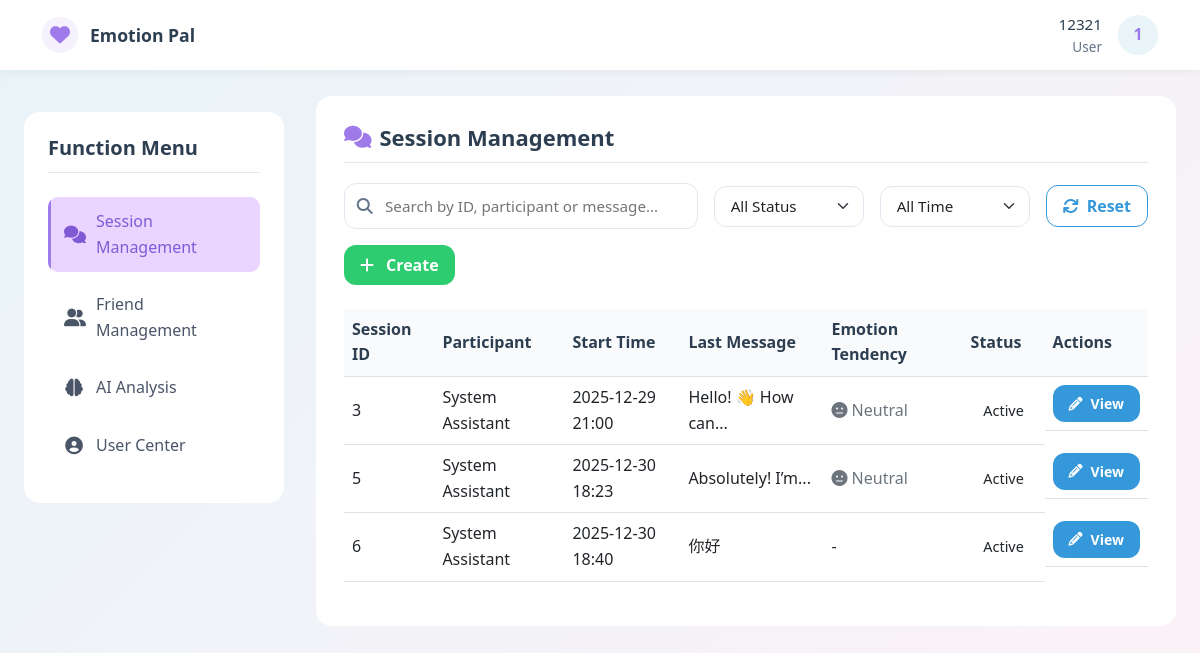
/session_management (signed in), run on the app's committed database.
### models.py (models this page shows, shortened)
class ChatSession(db.Model):
    __tablename__ = 'chat_sessions'
    id = db.Column(db.Integer, primary_key=True, autoincrement=True)
    user_id = db.Column(db.Integer, db.ForeignKey('users.id'), nullable=False, comment='发起会话的用户ID| User ID initiating the session')
    agent_id = db.Column(db.Integer, db.ForeignKey('users.id'), nullable=True, comment='处理会话的客服ID| Agent ID handling the session')
    service_id = db.Column(db.Integer, db.ForeignKey('services.id'), nullable=True, comment='关联服务ID| Associated service ID')
    appointment_id = db.Column(db.Integer, db.ForeignKey('appointments.id'), nullable=True, comment='关联预约ID| Associated appointment ID')
    start_time = db.Column(db.DateTime, default=lambda: datetime.now(UTC), comment='会话开始时间| Session start time')
    end_time = db.Column(db.DateTime, nullable=True, comment='会话结束时间| Session end time')
    status = db.Column(db.String(20), default='active', comment='状态：active/closed/timeout| Status: active/closed/timeout')
    last_message_time = db.Column(db.DateTime, nullable=True, comment='最后消息时间| Last message time')
    initiator = db.relationship('User', foreign_keys=[user_id], back_populates='initiated_chat_sessions')
    handler = db.relationship('User', foreign_keys=[agent_id], back_populates='handled_chat_sessions')
    service = db.relationship('Service', back_populates='chat_sessions', lazy=True)
    appointment = db.relationship('Appointment', back_populates='chat_session', lazy=True)
    messages = db.relationship('Message', backref='chat_session', lazy=True, cascade='all, delete-orphan')
    def __repr__(self) -> str:
        return f"<ChatSession(id={self.id}, user_id={self.user_id}, status='{self.status}')>"

class Message(db.Model):
    __tablename__ = 'messages'  # 复数表名| Plural table name
    id = db.Column(db.Integer, primary_key=True, autoincrement=True)
    session_id = db.Column(db.Integer, db.ForeignKey('chat_sessions.id'), nullable=False, comment='会话ID| Session ID')
    sender_id = db.Column(db.Integer, db.ForeignKey('users.id'), nullable=False, comment='发送者ID| Sender ID')
    receiver_id = db.Column(db.Integer, db.ForeignKey('users.id'), nullable=True, comment='接收者ID| Receiver ID')
    text = db.Column(db.Text, nullable=False, comment='消息内容| Message content')
    timestamp = db.Column(db.DateTime, default=lambda: datetime.now(UTC), comment='发送时间| Sending time')
    sentiment = db.Column(db.Float, nullable=True, comment='情感分析得分（-1~1）| Sentiment analysis score (-1~1)')
    message_type = db.Column(db.String(10), default='text', comment='消息类型：text/image/file| Message type: text/image/file')
    is_read = db.Column(db.Boolean, default=False, comment='是否已读| Whether read')
    file_url = db.Column(db.String(255), nullable=True, comment='文件/图片URL（非文本消息）| File/image URL (non-text messages)')
    sender = db.relationship('User', foreign_keys=[sender_id], backref='sent_messages', lazy=True)
    receiver = db.relationship('User', foreign_keys=[receiver_id], backref='received_messages', lazy=True)

### routes.py (the view, shortened to what this page needs)
    @app.route('/session_management')
    def session_management():
        if 'user_id' not in session:
            return redirect(url_for('login'))
        role = session['role']
        user_id = session['user_id']
        if role == 'user':
            my_sessions = ChatSession.query.filter(
                db.or_(db.and_(ChatSession.user_id == user_id), db.and_(ChatSession.agent_id == user_id))).all()
            pending_sessions = []
            agents = []
        for sess in my_sessions + pending_sessions:
            last_msg = Message.query.filter_by(session_id=sess.id).order_by(Message.timestamp.desc()).first()
            sess.last_message = last_msg
            first_msg = Message.query.filter_by(session_id=sess.id).order_by(Message.timestamp).first()
            sess.first_message = first_msg
            all_msgs = Message.query.filter_by(session_id=sess.id).all()
            if all_msgs:
                sentiment_sum = sum(msg.sentiment for msg in all_msgs)
                sess.average_sentiment = sentiment_sum / len(all_msgs)
            else:
                sess.average_sentiment = 0
        friend_relations = FriendRelation.query.filter(
            db.or_(
                FriendRelation.user_id == user_id,
                FriendRelation.friend_id == user_id,
                FriendRelation.status == 'accepted'
            )
        ).all()
        relation_dicts = []
        for rel in friend_relations:
            rel_dict = {
                'id': rel.id,
                'user_id': rel.user_id,
                'friend_id': rel.friend_id,
                'status': rel.status,
                'user_name': rel.user.username,
                'friend_name': rel.friend.username
            }
            rel_dict['friend_id_target'] = rel.friend_id if rel.user_id == user_id else rel.user_id
            relation_dicts.append(rel_dict)
        print(pending_sessions)
        print(my_sessions)
        print(agents)
        print(relation_dicts)
        print(friend_relations)
        return render_template(
            'session_management.html',
            my_sessions=my_sessions,
            pending_sessions=pending_sessions,
            agents=agents,
            friends=friend_relations,  # 将关系列表转换为JSON字符串 / Convert relationship list to JSON string
        )

### models.py (called while the page is built)
    def __repr__(self):
        return f"<FriendRelation(id={self.id}, user_id={self.user_id}, friend_id={self.friend_id}, status='{self.status}')>"

### templates/session_management.html (shortened to what this page needs)
<!DOCTYPE html>
<html lang="en">
<head>
    <link href="https://cdn.jsdelivr.net/npm/bootstrap@5.3.0/dist/css/bootstrap.min.css" rel="stylesheet">
    <link rel="stylesheet" href="https://cdnjs.cloudflare.com/ajax/libs/font-awesome/6.4.0/css/all.min.css">
</head>
<body>
<nav class="main-nav" id="mainNav">
    <div class="container nav-container">
        <a href="/session_management" class="brand" aria-label="Emotion Pal Dashboard">
            <div class="brand-icon">
                <i class="fa fa-heart" aria-hidden="true"></i>
            </div>
            <span class="brand-name">Emotion Pal</span>
        </a>
        <div class="user-section">
            <div class="user-info">
                <div class="username" aria-label="Username">{{ session.username }}</div>
                <div class="user-role" aria-label="User role">{{ session.role | capitalize }}</div>
            </div>
            <div class="avatar-dropdown" id="avatarDropdown" aria-haspopup="true" aria-expanded="false">
                <div class="user-avatar" title="Click to open menu" tabindex="0" role="button" aria-label="User menu">
                </div>
            </div>
        </div>
    </div>
</nav>
<div class="main-container">
    <aside class="sidebar" aria-label="Function menu">
        <h3 class="sidebar-title">Function Menu</h3>
        <ul class="sidebar-menu">
            <li class="sidebar-menu-item">
                <a href="/session_management" class="sidebar-menu-link active" aria-current="page"
                   aria-label="Session management" tabindex="0">
                    <i class="fa fa-comments" aria-hidden="true"></i>
                    <span>Session Management</span>
                </a>
            </li>
            <li class="sidebar-menu-item">
                <a href="/friends_management" class="sidebar-menu-link" aria-label="Friends management" tabindex="0">
                    <i class="fa fa-user-friends" aria-hidden="true"></i>
                    <span>Friend Management</span>
                </a>
            </li>
            <li class="sidebar-menu-item">
                <a href="/ai_analysis" class="sidebar-menu-link" aria-label="AI analysis" tabindex="0">
                    <i class="fa fa-brain" aria-hidden="true"></i>
                    <span>AI Analysis</span>
                </a>
            </li>
            <li class="sidebar-menu-item">
                <a href="/user_center" class="sidebar-menu-link" aria-label="User center" tabindex="0">
                    <i class="fa fa-user-circle" aria-hidden="true"></i>
                    <span>User Center</span>
                </a>
            </li>
        </ul>
    </aside>
    <div class="content-area">
        <div class="section-card">
            <h2><i class="fa fa-comments" aria-hidden="true"></i> Session Management</h2>
            <div class="search-container">
                <div class="filter-group" style="gap: 1rem; flex-wrap: wrap;">
                    <div class="search-bar" style="flex: 1; min-width: 250px;">
                        <i class="fa fa-search search-icon" aria-hidden="true"></i>
                        <input
                            type="text"
                            class="search-input"
                            id="searchInput"
                            placeholder="Search by ID, participant or message..."
                            aria-label="Search sessions"
                            tabindex="0"
                        >
                    </div>
                    <select class="form-select" id="statusFilter" aria-label="Filter by status" tabindex="0" style="max-width: 150px;">
                        <option value="">All Status</option>
                    </select>
                    <select class="form-select" id="timeFilter" aria-label="Filter by time" tabindex="0" style="max-width: 150px;">
                        <option value="">All Time</option>
                    </select>
                    <button class="btn btn-outline-primary" id="resetFilters" aria-label="Reset filters" tabindex="0">
                        <i class="fa fa-refresh" aria-hidden="true"></i> Reset
                    </button>
                    {% if session.role == 'user' %}
                    <button class="btn btn-success" id="createChatBtn" aria-label="Create new session" tabindex="0">
                        <i class="fa fa-plus me-1" aria-hidden="true"></i> Create
                    </button>
                    {% endif %}
                </div>
            </div>
            <div id="sessionListContainer">
                <div class="table-responsive" id="sessionTableContainer">
                    <table class="table table-hover" id="sessionTable">
                        <thead>
                        <tr>
                            <th>Session ID</th>
                            <th>Participant</th>
                            <th>Start Time</th>
                            <th>Last Message</th>
                            <th>Emotion Tendency</th>
                            <th>Status</th>
                            <th>Actions</th>
                        </tr>
                        </thead>
                        <tbody id="sessionTableBody">
                        {% for sess in my_sessions %}
                        <tr data-session-id="{{ sess.id }}"
                            data-status="{{ 'active' if not sess.end_time else 'ended' }}"
                            data-agent="{{ sess.agent.id if sess.agent else '' }}"
                            data-time="{{ sess.start_time.strftime('%Y-%m-%d') }}">
                            <td>{{ sess.id }}</td>
                            <td>
                                {% if session.role == 'user' %}
                                {{ sess.agent.username if sess.agent else 'System Assistant' }}
                                {% else %}
                                {{ sess.initiator.username }}
                                {% endif %}
                            </td>
                            <td>{{ sess.start_time.strftime('%Y-%m-%d %H:%M') }}</td>
                            <td>
                                {{ sess.last_message.text|truncate(20) if sess.last_message else 'No messages' }}
                            </td>
                            <td>
                                {% if sess.average_sentiment %}
                                {% if sess.average_sentiment > 0.5 %}
                                <span class="text-success"><i class="fa fa-smile" aria-hidden="true"></i> Positive</span>
                                {% elif sess.average_sentiment < -0.5 %}
                                <span class="text-danger"><i class="fa fa-frown" aria-hidden="true"></i> Negative</span>
                                {% else %}
                                <span class="text-secondary"><i class="fa fa-meh" aria-hidden="true"></i> Neutral</span>
                                {% endif %}
                                {% else %}
                                -
                                {% endif %}
                            </td>
                            <td>
                                <span class="status-badge {{ 'status-active' if not sess.end_time else 'status-ended' }}">
                                    {{ 'Active' if not sess.end_time else 'Ended' }}
                                </span>
                            </td>
                            <td class="session-actions">
                                <a href="/chat/{{ sess.id }}" class="btn btn-primary btn-sm"
                                   aria-label="View session {{ sess.id }}" tabindex="0">
                                    <i class="fa fa-pencil" aria-hidden="true"></i> View
                                </a>
                            </td>
                        </tr>
                        {% endfor %}
                        </tbody>
                    </table>
                </div>
            </div>
        </div>
    </div>
</div>
</body>
</html>

### data on the page
ChatSession: id "3", agent "System Assistant", start_time "2025-12-29 21:00", last_message.text "Hello! 👋 How can...", shows "Neutral", end_time "Active"
ChatSession: id "5", agent "System Assistant", start_time "2025-12-30 18:23", last_message.text "Absolutely! I’m...", shows "Neutral", end_time "Active"
ChatSession: id "6", agent "System Assistant", start_time "2025-12-30 18:40", last_message.text "你好", end_time "Active"

### other printed values
{{ session.username }} "12321"
{{ session.role | capitalize }} "User"
